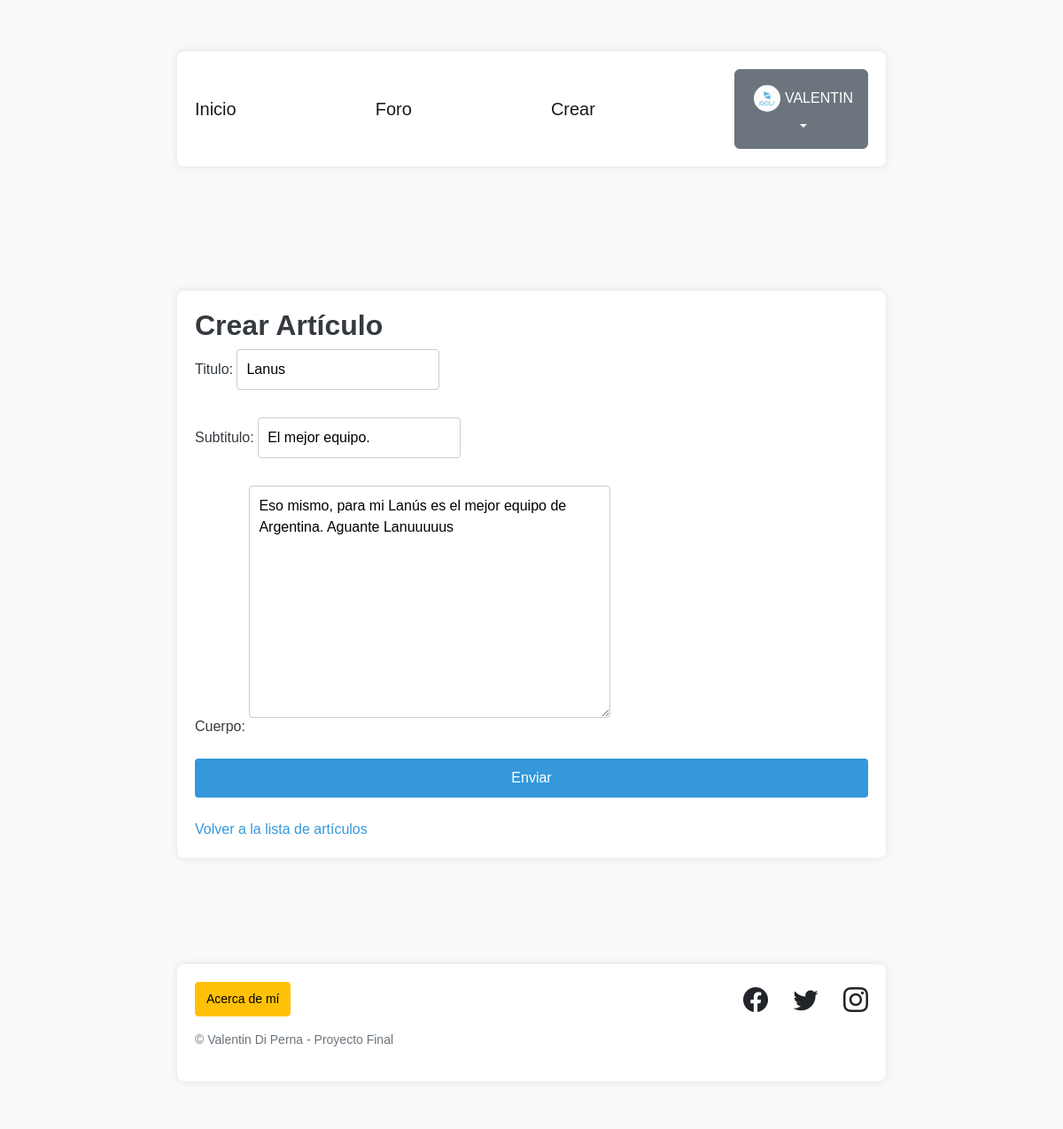
Page /pages/edit/4/ (signed in) on the committed database.
### perfiles/models.py (models this page shows, shortened)
class Avatar(models.Model):
   user = models.OneToOneField(User, on_delete=models.CASCADE, null=True)
   imagen = models.ImageField(upload_to='avatares', null=True, blank=True)

### articulos/models.py (models this page shows, shortened)
class Articulo(models.Model):
    titulo = models.CharField(max_length=50)
    subtitulo = models.CharField(max_length=50)
    cuerpo = RichTextField()
    autor = models.ForeignKey(User, on_delete=models.SET_NULL, null=True)
    fecha = models.DateField(auto_now = True)
    destacado = models.BooleanField(default=False)

### articulos/views.py (the view)
# urls.py: path("edit/<int:pk>/", ArticuloUpdateView.as_view(), name="editar_articulo"),
class ArticuloUpdateView(LoginRequiredMixin, UpdateView):
    model = Articulo
    fields = ('titulo', 'subtitulo', 'cuerpo')
    success_url = reverse_lazy('lista_articulos')

### articulos/templates/articulos/articulo_form.html (shortened to what this page needs)
{% extends "base.html" %}
{% block contenido %}
<head>
</head>
<body>
  <div class="container">
      <h2>Crear Artículo</h2>
      <form method="post">
          {{ form.as_p }}
          <input type="submit" value="Enviar" />
      </form>
      <br>
      <a href="{% url 'lista_articulos' %}">Volver a la lista de artículos</a>
  </div>
</body>
</html>
{% endblock contenido %}

### templates_base/base.html (shortened to what this page needs)
{% load static %}
<!DOCTYPE html>
<html lang="en">
    <head>
        <link href="https://cdn.jsdelivr.net/npm/bootstrap-icons@1.5.0/font/bootstrap-icons.css" rel="stylesheet" type="text/css" />
        <link href="{% static 'css/styles.css' %}" rel="stylesheet" />
    </head>
    <body>
        <nav class="navbar navbar-expand-lg navbar-light bg-light static-top justify-content-center">
            <div class="container">
                <a class="navbar-brand" href="{% url 'inicio' %}">Inicio</a>
                <a class="navbar-brand" href="{% url 'lista_articulos' %}">Foro</a>
                <a class="navbar-brand" href="{% url 'crear_articulo' %}">Crear</a>
                {% if user.is_authenticated %}
                    <div class="dropdown">
                        <button class="btn btn-secondary dropdown-toggle" type="button" id="dropdownMenuButton1" data-bs-toggle="dropdown" aria-expanded="false">
                            <div class="d-flex align-items-center">
                                <img src="{{ user.avatar.imagen.url }}" style="width: 40px; height: 40px; object-fit: cover; border-radius: 50%; padding: 5px;">
                                <span>{{ user.username }}</span>
                            </div>
                        </button>
                    </div>
                {% else %}
                    <div class="d-flex">
                        <a class="btn btn-primary me-2" href="{% url 'login' %}">Iniciar Sesión</a>
                        <a class="btn btn-success" href="{% url 'registro' %}">Registro</a>
                    </div>
                {% endif %}
            </div>
        </nav>
        <section style="padding: 2rem 3rem 1rem;">
            {% block contenido %}
            {% endblock contenido %}
        <footer class="footer bg-light py-1">
            <div class="container">
                <div class="row">
                    <div class="col-lg-6 text-center text-lg-start mb-4 mb-lg-0">
                        <ul class="list-inline">
                            <li class="list-inline-item">
                                <a class="btn btn-warning btn-sm" href="{% url 'about_me' %}">
                                    Acerca de mí
                                </a>
                            </li>
                        </ul>
                        <p class="text-muted small">&copy; Valentin Di Perna - Proyecto Final</p>
                    </div>
                    <div class="col-lg-6 text-center text-lg-end">
                        <ul class="list-inline mb-0">
                            <li class="list-inline-item me-4">
                                <a class="text-dark" href="https://www.facebook.com/Coderhouse/"><i class="bi-facebook fs-3"></i></a>
                            </li>
                            <li class="list-inline-item me-4">
                                <a class="text-dark" href="https://twitter.com/coderhouse"><i class="bi-twitter fs-3"></i></a>
                            </li>
                            <li class="list-inline-item">
                                <a class="text-dark" href="https://www.instagram.com/coderhouse"><i class="bi-instagram fs-3"></i></a>
                            </li>
                        </ul>
                    </div>
                </div>
            </div>
        </footer>
    </body>
</html>

### articulos/templates/articulos/articulo_form.html (style rules this page uses)
body { font-family: 'Arial', sans-serif; background-color: #f8f9fa; color: #343a40; margin: 0; padding: 0; }
.container { max-width: 800px; margin: 50px auto; padding: 20px; background-color: #fff; border-radius: 8px; box-shadow: 0 0 10px rgba(0, 0, 0, 0.1); }
form { display: flex; flex-direction: column; }
label { margin-bottom: 8px; }
input[type="text"], textarea { padding: 10px; margin-bottom: 15px; border: 1px solid #ccc; border-radius: 4px; }
input[type="submit"] { background-color: #3498db; color: #fff; padding: 10px; border: none; border-radius: 4px; cursor: pointer; }
a { color: #3498db; text-decoration: none; }

### rows in the picture
Articulo: titulo "Lanus", subtitulo "El mejor equipo.", cuerpo "Eso mismo, para mi Lanús es el mejor equipo de Argentina. Aguante Lanuuuuus"

### other values in the picture
{{ user.username }} "VALENTIN"
